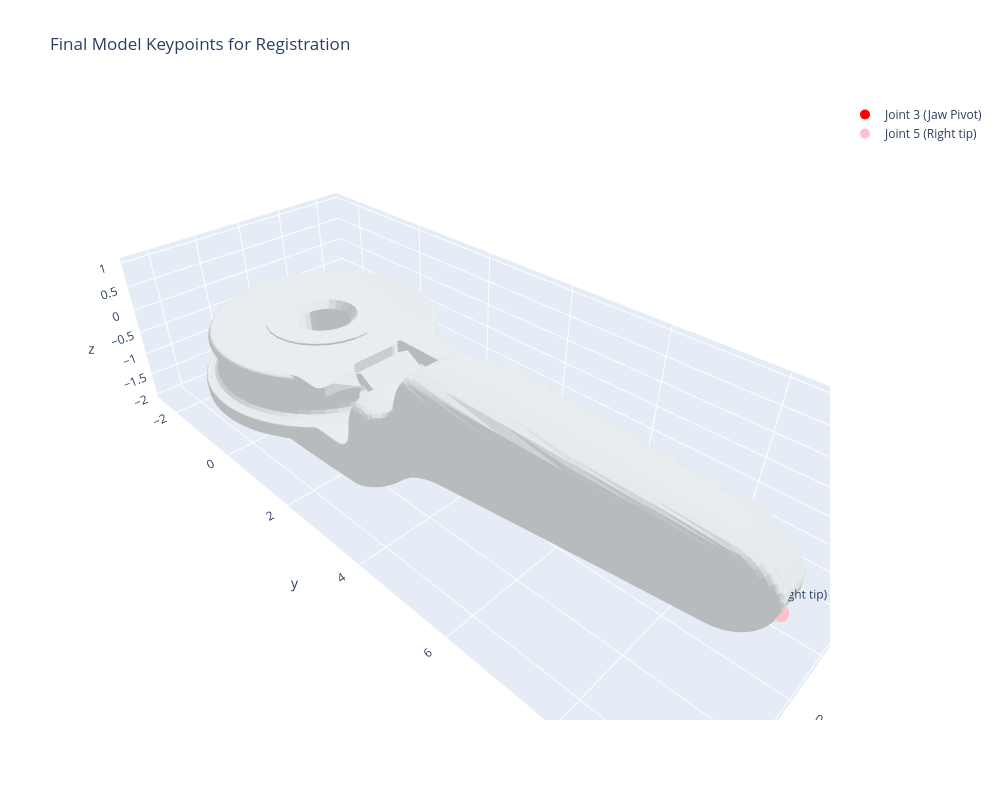

Notebook code for this chart:
### Code cell
plot_mesh_and_keypoints(right_gripper_mesh,right_gripper_kpts,right_gripper_colors)

### Figure 1 — Plotly figure (JSON) as saved in the notebook; plotly's stock layout.template omitted (floating-point values rounded to 4 significant figures; data arrays with more than 128 entries replaced by an {"elided": "..."} marker saying what was removed)
{"data": [{"i": {"elided": "20376 int values"}, "j": {"elided": "20376 int values"}, "k": {"elided": "20376 int values"}, "name": "LND Mesh", "opacity": 1, "type": "mesh3d", "vertexcolor": {"elided": "52853x3 float values"}, "x": {"elided": "52853 float values"}, "y": {"elided": "52853 float values"}, "z": {"elided": "52853 float values"}}, {"marker": {"color": "red", "size": 10, "symbol": "circle"}, "mode": "markers+text", "name": "Joint 3 (Jaw Pivot)", "text": ["Joint 3 (Jaw Pivot)"], "textposition": "top center", "type": "scatter3d", "x": [0], "y": [0], "z": [-1.004]}, {"marker": {"color": "pink", "size": 10, "symbol": "circle"}, "mode": "markers+text", "name": "Joint 5 (Right tip)", "text": ["Joint 5 (Right tip)"], "textposition": "top center", "type": "scatter3d", "x": [0.635], "y": [9.649], "z": [-0.08]}], "layout": {"height": 800, "scene": {"aspectmode": "data"}, "title": {"text": "Final Model Keypoints for Registration"}, "width": 1000}}
